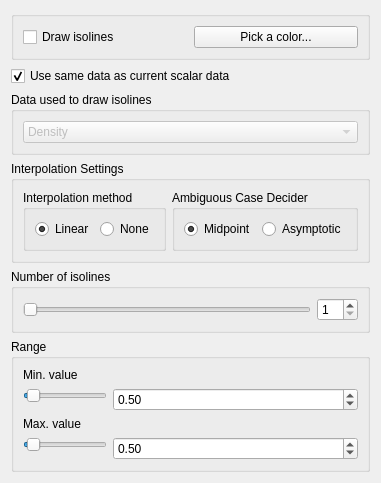
      <widget class="QWidget" name="isolinesSettingsPage">
       <property name="autoFillBackground">
        <bool>true</bool>
       </property>
       <attribute name="title">
        <string>Isolines</string>
       </attribute>
       <layout class="QVBoxLayout" name="verticalLayout_2">
        <item>
         <widget class="QGroupBox" name="isolinesDrawSettingsGroupBox">
          <property name="maximumSize">
           <size>
            <width>16777215</width>
            <height>70</height>
           </size>
          </property>
          <property name="title">
           <string/>
          </property>
          <layout class="QHBoxLayout" name="horizontalLayout_9">
           <item>
            <widget class="QCheckBox" name="isolinesDrawIsolinesCheckBox">
             <property name="text">
              <string>Draw isolines</string>
             </property>
            </widget>
           </item>
           <item>
            <widget class="QPushButton" name="isolinesColorPickerButton">
             <property name="maximumSize">
              <size>
               <width>200</width>
               <height>16777215</height>
              </size>
             </property>
             <property name="text">
              <string>Pick a color...</string>
             </property>
            </widget>
           </item>
          </layout>
         </widget>
        </item>
        <item>
         <widget class="QCheckBox" name="isolinesUseCurrentScalarDataCheckBox">
          <property name="text">
           <string>Use same data as current scalar data</string>
          </property>
          <property name="checked">
           <bool>true</bool>
          </property>
         </widget>
        </item>
        <item>
         <widget class="QGroupBox" name="isolinesDataGroupBox">
          <property name="maximumSize">
           <size>
            <width>16777215</width>
            <height>80</height>
           </size>
          </property>
          <property name="title">
           <string>Data used to draw isolines</string>
          </property>
          <layout class="QVBoxLayout" name="verticalLayout_12">
           <item>
            <widget class="QComboBox" name="isolinesDataComboBox">
             <property name="enabled">
              <bool>false</bool>
             </property>
             <item>
              <property name="text">
               <string>Density</string>
              </property>
             </item>
             <item>
              <property name="text">
               <string>Velocity magnitude</string>
              </property>
             </item>
             <item>
              <property name="text">
               <string>Force field magnitude</string>
              </property>
             </item>
             <item>
              <property name="text">
               <string>Velocity divergence</string>
              </property>
             </item>
             <item>
              <property name="text">
               <string>Force field divergence</string>
              </property>
             </item>
            </widget>
           </item>
          </layout>
         </widget>
        </item>
        <item>
         <widget class="QGroupBox" name="isolinesInterpolationSettingsGroupBox">
          <property name="maximumSize">
           <size>
            <width>16777215</width>
            <height>16777215</height>
           </size>
          </property>
          <property name="title">
           <string>Interpolation Settings</string>
          </property>
          <layout class="QHBoxLayout" name="horizontalLayout_5">
           <item>
            <widget class="QGroupBox" name="isolinesInterpolationMethodSettingsGroupBox">
             <property name="minimumSize">
              <size>
               <width>0</width>
               <height>0</height>
              </size>
             </property>
             <property name="title">
              <string>Interpolation method</string>
             </property>
             <layout class="QHBoxLayout" name="horizontalLayout_16">
              <item>
               <widget class="QRadioButton" name="isolinesInterpolationMethodLinearRadioButton">
                <property name="text">
                 <string>Linear</string>
                </property>
                <property name="checked">
                 <bool>true</bool>
                </property>
               </widget>
              </item>
              <item>
               <widget class="QRadioButton" name="isolinesInterpolationMethodNoneRadioButton">
                <property name="text">
                 <string>None</string>
                </property>
               </widget>
              </item>
             </layout>
            </widget>
           </item>
           <item>
            <widget class="QGroupBox" name="isolinesAmbiguousCaseDeciderSettingsGroupBox">
             <property name="minimumSize">
              <size>
               <width>0</width>
               <height>0</height>
              </size>
             </property>
             <property name="title">
              <string>Ambiguous Case Decider</string>
             </property>
             <layout class="QHBoxLayout" name="horizontalLayout_15">
              <item>
               <widget class="QRadioButton" name="isolinesAmbiguousCaseDeciderMidpointRadioButton">
                <property name="text">
                 <string>Midpoint</string>
                </property>
                <property name="checked">
                 <bool>true</bool>
                </property>
               </widget>
              </item>
              <item>
               <widget class="QRadioButton" name="isolinesAmbiguousCaseDeciderAsymptoticRadioButton">
                <property name="minimumSize">
                 <size>
                  <width>0</width>
                  <height>0</height>
                 </size>
                </property>
                <property name="text">
                 <string>Asymptotic</string>
                </property>
                <property name="checked">
                 <bool>false</bool>
                </property>
               </widget>
              </item>
             </layout>
            </widget>
           </item>
          </layout>
         </widget>
        </item>
        <item>
         <widget class="QGroupBox" name="isolinesNumberOfIsolinesGroupBox">
          <property name="maximumSize">
           <size>
            <width>16777215</width>
            <height>80</height>
           </size>
          </property>
          <property name="title">
           <string>Number of isolines</string>
          </property>
          <layout class="QHBoxLayout" name="horizontalLayout_7">
           <item>
            <widget class="QSlider" name="isolinesNumberOfIsolinesSlider">
             <property name="minimum">
              <number>1</number>
             </property>
             <property name="maximum">
              <number>20</number>
             </property>
             <property name="orientation">
              <enum>Qt::Horizontal</enum>
             </property>
            </widget>
           </item>
           <item>
            <widget class="QSpinBox" name="isolinesNumberOfIsolinesSpinBox">
             <property name="minimum">
              <number>1</number>
             </property>
             <property name="maximum">
              <number>20</number>
             </property>
            </widget>
           </item>
          </layout>
         </widget>
        </item>
        <item>
         <widget class="QGroupBox" name="isolinesRangeGroupBox">
          <property name="maximumSize">
           <size>
            <width>16777215</width>
            <height>150</height>
           </size>
          </property>
          <property name="title">
           <string>Range</string>
          </property>
          <layout class="QFormLayout" name="formLayout_6">
           <item row="1" column="0">
            <widget class="QSlider" name="isolinesRangeRhoMinSlider">
             <property name="maximum">
              <number>100</number>
             </property>
             <property name="value">
              <number>5</number>
             </property>
             <property name="orientation">
              <enum>Qt::Horizontal</enum>
             </property>
            </widget>
           </item>
           <item row="3" column="0">
            <widget class="QSlider" name="isolinesRangeRhoMaxSlider">
             <property name="maximum">
              <number>100</number>
             </property>
             <property name="value">
              <number>5</number>
             </property>
             <property name="orientation">
              <enum>Qt::Horizontal</enum>
             </property>
            </widget>
           </item>
           <item row="0" column="0">
            <widget class="QLabel" name="isolinesRangeRhoMinLabel">
             <property name="text">
              <string>Min. value</string>
             </property>
            </widget>
           </item>
           <item row="2" column="0">
            <widget class="QLabel" name="isolinesRangeRhoMaxLabel">
             <property name="text">
              <string>Max. value</string>
             </property>
            </widget>
           </item>
           <item row="1" column="1">
            <widget class="QDoubleSpinBox" name="isolinesRangeRhoMinSpinBox">
             <property name="decimals">
              <number>2</number>
             </property>
             <property name="maximum">
              <double>10.000000000000000</double>
             </property>
             <property name="singleStep">
              <double>0.100000000000000</double>
             </property>
             <property name="value">
              <double>0.500000000000000</double>
             </property>
            </widget>
           </item>
           <item row="3" column="1">
            <widget class="QDoubleSpinBox" name="isolinesRangeRhoMaxSpinBox">
             <property name="decimals">
              <number>2</number>
             </property>
             <property name="maximum">
              <double>10.000000000000000</double>
             </property>
             <property name="singleStep">
              <double>0.100000000000000</double>
             </property>
             <property name="value">
              <double>0.500000000000000</double>
             </property>
            </widget>
           </item>
          </layout>
         </widget>
        </item>
       </layout>
      </widget>
